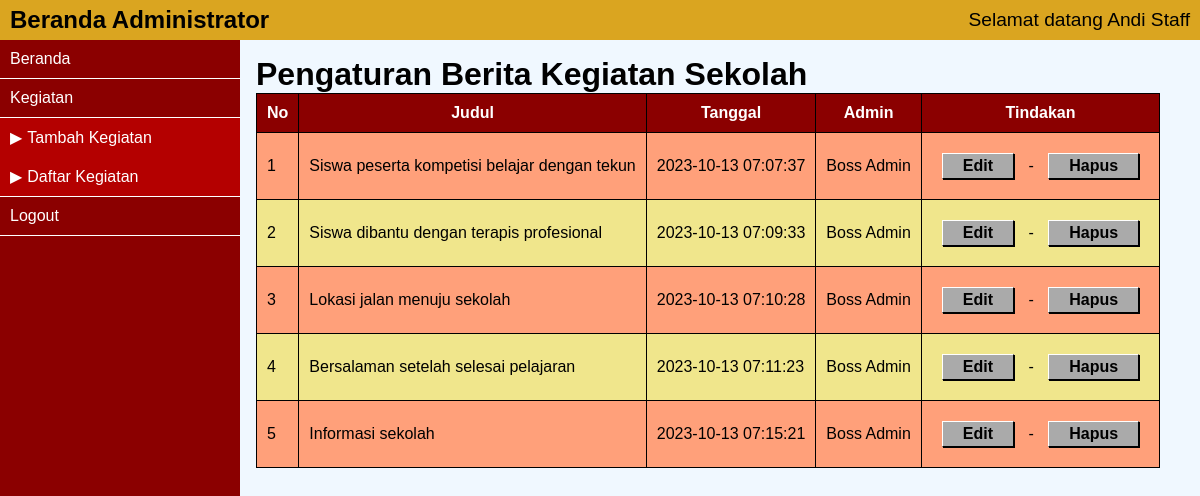
Screenshot of /admin/kegiatan-daftar.php (signed in) with the database file from the repository.
### tables this page shows
CREATE TABLE `kegiatan` (
  `ID_kegiatan` int(10) NOT NULL,
  `judul_kegiatan` varchar(200) NOT NULL,
  `artikel_kegiatan` text NOT NULL,
  `tgl_upload` datetime NOT NULL,
  `ID_admin` int(2) NOT NULL
);

### admin/functions.php (the view, shortened to what this page needs)
<?php
function get_data( $sql ) {
    global $koneksi;
    $hasil = array();
    $query = mysqli_query($koneksi, $sql);
    if (mysqli_num_rows($query) == 0) {
        return $hasil;
    }
    else
    {
        while( $row = mysqli_fetch_assoc($query)){
            $hasil[] = $row;
        }
        return $hasil;
    }
}
function buat_tabel( $class, $judul, $array ) {
    $nomor_urut = 1;
    $hasil = "<table class='$class'>";
    $hasil .= "<tr><th>No</th>";
    for($i=0; $i<count($judul); $i++) {
        $hasil .= "<th>$judul[$i]</th>";
    }
    $hasil .= "</tr>";
    for ($i=0; $i<count($array); $i++) {
        $hasil .= "<tr>";
        $hasil .= "<td>$nomor_urut</td>";
        $nomor_urut ++;
        $baris = $array[$i];
        for ($j=0; $j<count($baris); $j++) {
            $hasil .= "<TD>$baris[$j]</TD>";
        }
        $hasil .= "</tr>";
    }
    $hasil .= "</table>";
    echo $hasil;
}

### admin/style-admin.css (style rules this page uses)
* { margin:0; padding:0; box-sizing: border-box; }
html, body { height: 100%; font-family: Arial; }
.tabel_login, .tabel_login tr, .tabel_login th, .tabel_login td { border:1px solid black; border-collapse: collapse; }
.tabel_login th, .tabel_login td { padding: 10px; }
.tabel_login tr:nth-child(odd) { background-color: khaki; }
.tabel_login tr:nth-child(even) { background-color:lightsalmon; }
.tabel_login th { color: white; background-color: darkred; }

### rows the page displays
kegiatan: judul_kegiatan "Siswa peserta kompetisi belajar dengan tekun", tgl_upload "2023-10-13 07:07:37"
kegiatan: judul_kegiatan "Siswa dibantu dengan terapis profesional", tgl_upload "2023-10-13 07:09:33"
kegiatan: judul_kegiatan "Lokasi jalan menuju sekolah", tgl_upload "2023-10-13 07:10:28"
kegiatan: judul_kegiatan "Bersalaman setelah selesai pelajaran", tgl_upload "2023-10-13 07:11:23"
kegiatan: judul_kegiatan "Informasi sekolah", tgl_upload "2023-10-13 07:15:21"

### other values shown
$_SESSION["user"]["display_name"] "Andi Staff"
$judul[$i] "Judul"
$judul[$i] "Tanggal"
$judul[$i] "Admin"
$judul[$i] "Tindakan"
$baris[$j] "Boss Admin"
$baris[$j] "-"
